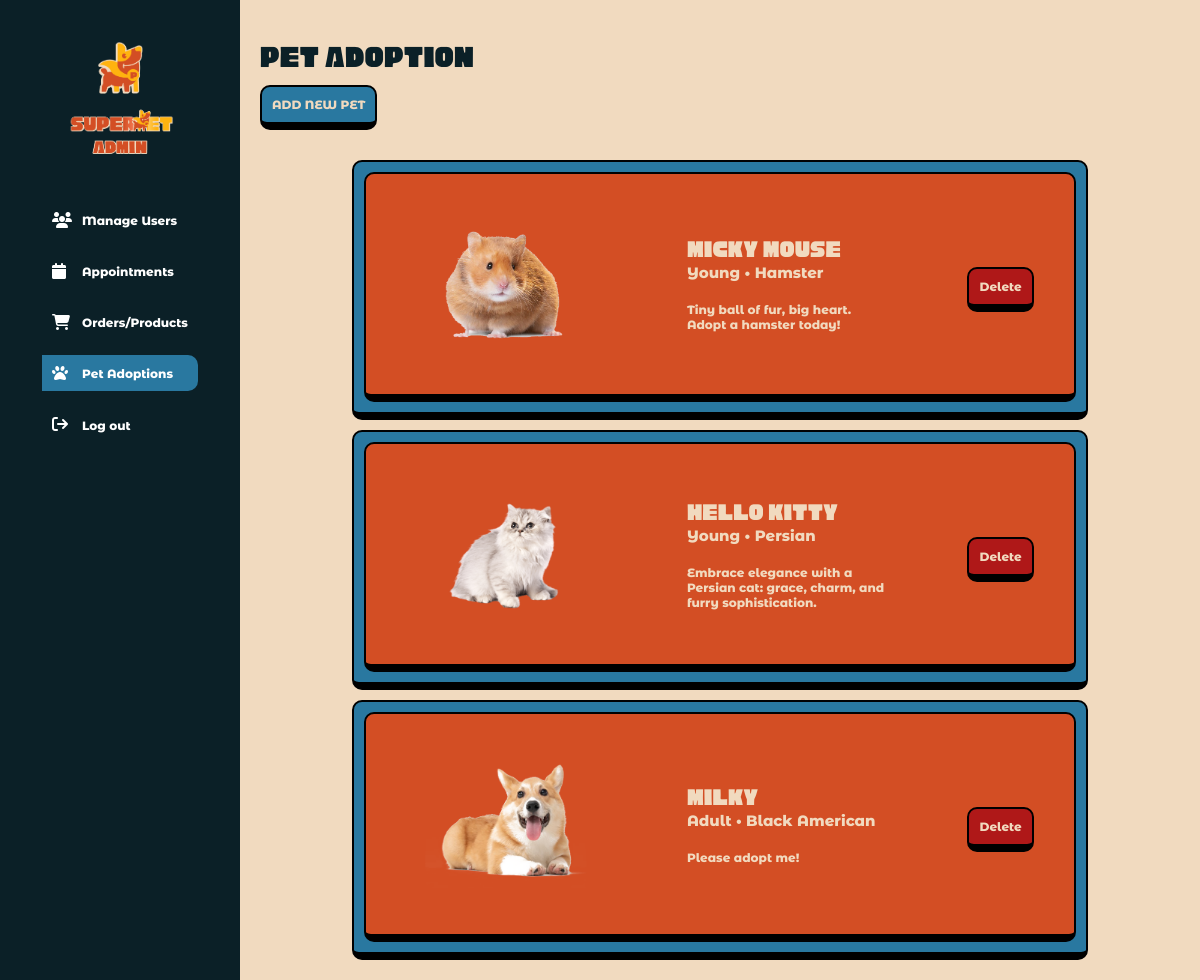
The page /admin-side/pet-adoption.php (signed in) on the database its author committed.
### tables this page shows
CREATE TABLE `pets_tbl` (
  `pet_id` int(11) NOT NULL,
  `pet_name` varchar(30) NOT NULL,
  `pet_age` varchar(30) NOT NULL,
  `pet_breed` varchar(30) NOT NULL,
  `pet_photo_url` varchar(100) NOT NULL,
  `pet_desc` varchar(255) NOT NULL
);

### admin-side/pet-adoption.php (the view, shortened to what this page needs)
<?php
    require_once '../config/mysql-connection.php';
    if(empty( $_SESSION["email"]) || empty( $_SESSION["password"])){
    } else {
        $email = $_SESSION["email"];
    }
?>
<!DOCTYPE html>
<html lang="en">
<head>
    <link rel="stylesheet" href="styles/users.css">
    <link rel="stylesheet" href="https://cdnjs.cloudflare.com/ajax/libs/font-awesome/6.4.2/css/all.min.css" />
</head>
<body>
    <div class="container">
        <div class="nav-sidebar">
            <div class="nav-header">
                <img src="../assets/images/admin_logo.png" alt="../assets/images/admin_logo.png" width="200">
            </div>
            <div class="main-nav">
                <a href="users.php" class="link">
                    <i class="fa-solid fa-users nav-icon"></i>
                    <p class="nav-txt">Manage Users</p>
                </a>
                <a href="appointments.php" class="link">
                    <i class="fa-solid fa-calendar nav-icon"></i>
                    <p class="nav-txt">Appointments</p>
                </a>
                <a href="shop.php" class="link">
                    <i class="fa-solid fa-cart-shopping nav-icon"></i>
                    <p class="nav-txt">Orders/Products</p>
                </a>
                <a href="#" class="link in">
                    <i class="fa-solid fa-paw nav-icon"></i>
                    <p class="nav-txt">Pet Adoptions</p>
                </a>
                <form action="users.php" method="post" class="link">
                    <label for="logout"><i class="fa-solid fa-arrow-right-from-bracket nav-icon"></i></label>
                    <input id="logout" name="logout" type="submit" value="Log out">
                </form>
            </div>
        </div>
        <div class="main-container">
            <div class="header">
                <h1 class="header-txt">Pet Adoption</h1>
            </div>
            <button id="add-new-pet-btn">ADD NEW PET</button>
            <div class="pets-container-body">
                <?php
                    $get_pets = "SELECT * FROM pets_tbl ORDER BY pet_id DESC";
                    $result = mysqli_query($conn, $get_pets);
                    if(mysqli_num_rows($result) > 0 && isset($email)) {
                        while($row = mysqli_fetch_assoc($result)){
                            echo "<div class='pet-container'>
                                    <div class='pet-info'>
                                        <img src='../assets/upload/".$row['pet_photo_url']."' width='200'>
                                        <div class='info'>
                                            <h2 class='title'>" . $row["pet_name"] . "</h2>
                                            <p class='sub-title'>" . $row['pet_age'] . " • " . $row['pet_breed'] . "</p>
                                            <p class='desc'>" .$row['pet_desc']. "</p>
                                        </div>
                                        <form action='pet-adoption.php' method='post'>
                                            <input type='hidden' id='pet_id' name='pet_id' value='" . $row['pet_id'] . "'>
                                            <input type='hidden' id='pet_img' name='pet_img' value='" . $row['pet_photo_url'] . "'>
                                            <input type='submit' value='Delete' name='delete' id='delete-pet'>
                                        </form>
                                    </div>
                                </div> ";
                        }
                    }
                ?>
            </div>
        </div>
    </div>
</body>
</html>

### admin-side/styles/users.css (style rules this page uses)
* { padding: 0; margin: 0; box-sizing: border-box; }
body { background-color: #F1DABF; }
.container { width: 100%; height: 100vh; background-color: #F1DABF; }
.container .nav-sidebar { height: 100%; width: 20%; background-color: #0B2027; position: fixed; display: flex; align-items: center; color: #F1DABF; flex-direction: column; z-index: 10; }
.nav-sidebar .nav-header { width: 100%; height: auto; display: flex; justify-content: center; align-items: center; }
.nav-sidebar form { cursor: pointer; }
.nav-header img { width: 80%; }
.main-nav { display: flex; flex-direction: column; justify-content: flex-start; gap: 15px; }
.main-nav form { cursor: pointer; }
.link { padding: 10px 10px 10px 10px; display: flex; align-items: center; gap: 10px; text-decoration: none; cursor: pointer; }
.nav-txt { font-family: "MontserratAltXp"; color: white; font-size: 12px; cursor: pointer; }
.nav-icon { color: white; width: 20px; }
#logout { font-family: "MontserratAltXp"; color: white; font-size: 12px; outline: none; border: none; background-color: transparent; cursor: pointer; }
.in { background-color: #2978A0; border-radius: 0px 10px 10px 0; width: 100%; }
.container .main-container { width: 80%; margin-left: 20%; padding: 40px 20px 20px 20px; }
.main-container .header-txt { font-family: "Cubao"; font-weight: 100; color: #0B2027; }
#logout { cursor: pointer; }
.main-container .header { display: flex; justify-content: space-between; }
#add-new-pet-btn { margin-top: 10px; padding: 10px; outline: none; background-color: #2978A0; font-size: 12px; color: #F1DABF; font-family: 'MontserratAltXp'; border-bottom: 8px solid black; border-left: 2px solid black; border-right: 2px solid black; border-top: 2px solid black; border-radius: 10px; cursor: pointer; }
.pets-container-body { width: 100%; display: flex; justify-content: center; align-items: center; flex-direction: column; margin-top: 20px; }
.pet-container { width: 80%; margin-top: 10px; padding: 10px; outline: none; background-color: #2978A0; font-size: 12px; color: #F1DABF; font-family: 'MontserratAltXp'; border-bottom: 8px solid black; border-left: 2px solid black; border-right: 2px solid black; border-top: 2px solid black; border-radius: 10px; cursor: pointer; }
.pet-info { padding: 10px; outline: none; background-color: #D34E24; font-size: 12px; color: #F1DABF; font-family: 'MontserratAltXp'; border-bottom: 8px solid black; border-left: 2px solid black; border-right: 2px solid black; border-top: 2px solid black; border-radius: 10px; cursor: pointer; display: flex; justify-content: space-around; gap: 20px; align-items: center; flex-direction: row; }
.info .title { font-family: "Cubao"; font-weight: 100; font-size: 25px; }
.info .sub-title { font-size: 15px; margin-bottom: 20px; }
.info .desc { width: 200px; }
#delete-pet { margin-top: 10px; padding: 10px; outline: none; background-color: #AF1818; font-size: 12px; color: #F1DABF; font-family: 'MontserratAltXp'; border-bottom: 8px solid black; border-left: 2px solid black; border-right: 2px solid black; border-top: 2px solid black; border-radius: 10px; cursor: pointer; }

### rows shown on the page
pets_tbl: pet_photo_url (picture), pet_name "Micky Mouse", pet_age "Young", pet_breed "Hamster", pet_desc "Tiny ball of fur, big heart. Adopt a hamster today!"
pets_tbl: pet_photo_url (picture), pet_name "Hello Kitty", pet_age "Young", pet_breed "Persian", pet_desc "Embrace elegance with a Persian cat: grace, charm, and furry sophistication."
pets_tbl: pet_photo_url (picture), pet_name "Milky", pet_age "Adult", pet_breed "Black American", pet_desc "Please adopt me!"
